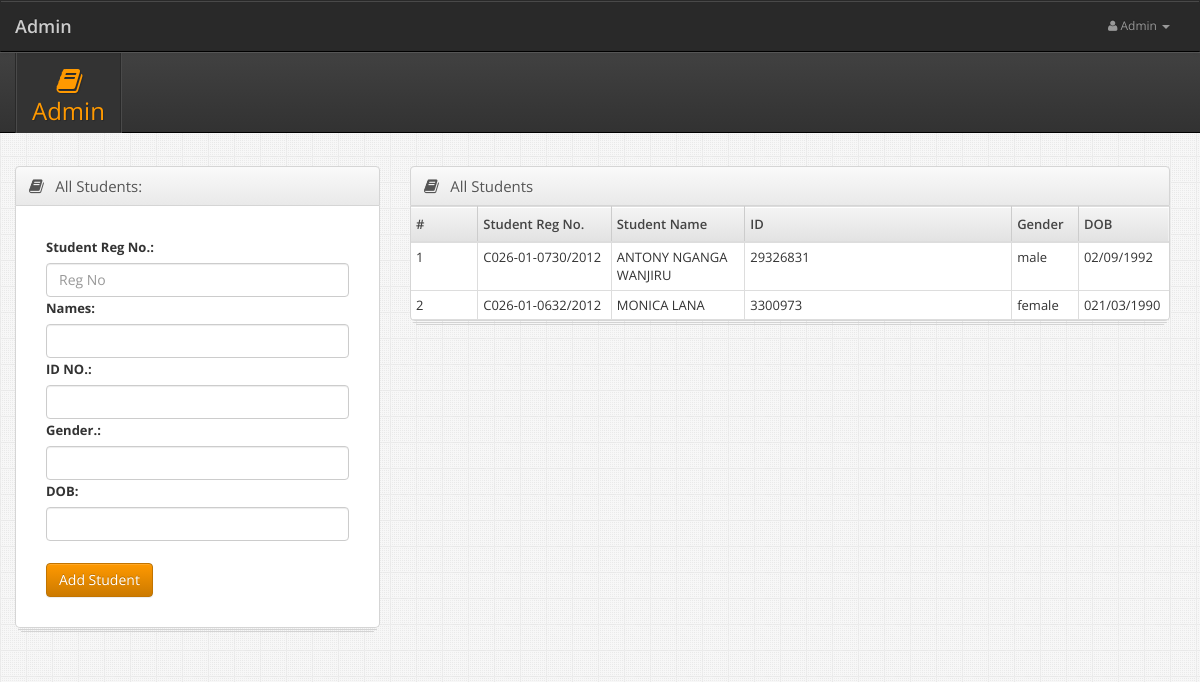
The app's page /admin.php with its own data.
### tables this page shows
CREATE TABLE IF NOT EXISTS `user_details` (
  `id` int(11) NOT NULL AUTO_INCREMENT,
  `user_id` int(11) NOT NULL DEFAULT '0',
  `names` varchar(100) NOT NULL DEFAULT '',
  `id_no` varchar(50) DEFAULT '',
  `gender` varchar(50) DEFAULT '',
  `dob` varchar(50) DEFAULT '',
  PRIMARY KEY (`id`)
);

CREATE TABLE IF NOT EXISTS `user` (
  `user_id` int(11) NOT NULL AUTO_INCREMENT,
  `reg_no` varchar(50) NOT NULL DEFAULT '',
  `password` varchar(50) NOT NULL DEFAULT '',
  `type` varchar(50) NOT NULL DEFAULT '',
  PRIMARY KEY (`user_id`)
);

### db/db_connect.php (called while the page is built, shortened)
<?php
class DB_CONNECT {
    function connect() {
        $con =  mysqli_connect(DB_SERVER, DB_USER, DB_PASSWORD,DB_DATABASE) or die(mysql_error());
        return $con;
    }
}
?>

### admin.php (the view, shortened to what this page needs)
<?php
  require_once __DIR__ . '/db/db_connect.php';
  $db = new DB_CONNECT();
  $finalArray = array();
   $query = mysqli_query($db->connect(), "Select * FROM user,user_details WHERE  user.`user_id` = user_details.`user_id`") or die(mysqli_error($db->connect()));
    if ($query) {
        $rows = mysqli_num_rows($query);
        $count = 0;
        if ($rows > 0) {
            while ($row = mysqli_fetch_array($query)) {
                $finalArray[$count] = $row;
                $count++;
            }
        }
    }
?>
<!DOCTYPE html>
<html lang="en">
    <head>
        <link href="./css/bootstrap.min.css" rel="stylesheet">
        <link href="./css/bootstrap-responsive.min.css" rel="stylesheet">
        <link href="./css/font-awesome.min.css" rel="stylesheet">
        <link href="./css/ui-lightness/jquery-ui-1.10.0.custom.min.css" rel="stylesheet">
        <link href="./css/base-admin-3.css" rel="stylesheet">
        <link href="./css/base-admin-3-responsive.css" rel="stylesheet">
        <link href="./css/pages/dashboard.css" rel="stylesheet">
        <link href="./css/custom.css" rel="stylesheet">
    </head>
    <body>
           <nav class="navbar navbar-inverse" role="navigation">
            <div class="container">
                <div class="navbar-header">
                    <a class="navbar-brand" href="./index.php">Admin</a>
                </div>
                <div class="collapse navbar-collapse navbar-ex1-collapse">
                    <ul class="nav navbar-nav navbar-right">
                        <li class="dropdown">
                            <a href="javscript:;" class="dropdown-toggle" data-toggle="dropdown">
                                <i class="icon-user"></i>
                                Admin
                                <b class="caret"></b>
                            </a>
                        </li>
                    </ul>
                </div>
            </div>
        </nav>
        <div class="subnavbar">
            <div class="subnavbar-inner">
                <div class="container">
                    <div class="collapse subnav-collapse">
                        <ul class="mainnav">
                            <li class="active">
                                <a href="#">
                                    <i class="icon-book"></i>
                                    <h3>Admin</h3>
                                </a>
                            </li>
                        </ul>
                    </div>
                </div>
            </div>
        </div>
        <div class="main">
            <div class="container">
                <div class="row">
                    <div class="col-md-4">
                        <div class="widget stacked widget-table action-table">
                             <div class="widget-header">
                                <i class="icon-book"></i>
                                <h3>All Students:</h3>
                            </div>
                            <div class="widget-content " style="padding: 30px;">
                                <form method="POST" action="admin.php">
				<div class="field">
					<label for="firstname">Student Reg No.:</label>
					<input type="text" name="reg_no"  value="" placeholder="Reg No" class="form-control" />
				</div>
				<div class="field">
					<label for="lastname">Names:</label>
					<input type="text" name="names"  value=""  class="form-control" />
				</div>
                                <div class="field">
					<label for="firstname">ID NO.:</label>
					<input type="text" name="id_no"  value="" class="form-control" />
				</div>
				<div class="field">
					<label for="firstname">Gender.:</label>
					<input type="text" name="gender"  value=""  class="form-control" />
				</div>
				<div class="field">
					<label for="lastname">DOB:</label>
					<input type="text" name="dob"  value=""  class="form-control" />
				</div>
                                <br>
                                <div>
                                    <input type="submit" class="login-action btn btn-primary" Value="Add Student"/>
                                </div>
                               </form>
                            </div>
                        </div>
                        </div>
                        <div class="col-md-8">
                             <div class="widget stacked widget-table  action-table">
                            <div class="widget-header">
                                <i class="icon-book"></i>
                                <h3>All Students</h3>
                            </div>
                            <div class="widget-content">
                                <table class="table table-bordered table-condensed">
                                    <thead>
                                       <thead>
                                        <tr>
                                        <th>#</th>
                                        <th>Student Reg No.</th>
                                         <th>Student Name</th>
                                        <th>ID</th>
                                        <th>Gender</th>
                                        <th>DOB</th>
                                        </tr>
                                    </thead>
                                    </thead>
                                    <tbody>
                                        <?php $count = 0;
                                    for ($j = 0; $j < sizeof($finalArray); $j++){
                                        $count++;
                                        ?>
                                        <tr class="">
                                           <td class="col col-lg-1 "> <?php echo $count; ?></td>
                                             <td class="col col-lg-2 "><?php echo $finalArray[$j]["reg_no"]?></td>
                                           <td class="col col-lg-2 "><?php echo $finalArray[$j]["names"]?></td>
                                            <td class="col col-lg-4 "><?php echo $finalArray[$j]["id_no"]?></td>
                                           <td class="col col-lg-1 "><?php echo $finalArray[$j]["gender"]?></td>
                                           <td class="col col-lg-1 "><?php echo $finalArray[$j]["dob"]?></td>
                                       </tr>
                                    <?php }?>
                                    </tbody>
                                </table>
                            </div>
                            </div>
                        </div>
                    </div>
                </div>
            </div>
    </body>
</html>

### css/base-admin-3-responsive.css (style rules this page uses)
@media (min-width: 768px) { .subnav-collapse.collapse { display: block!important; height: auto!important; padding-bottom: 0; overflow: visible!important; } }
@media (min-width: 1200px) { .navbar .container, .subnavbar .container { padding-right: 0; padding-left: 0; } }

### records on screen
user_details: user.reg_no "C026-01-0730/2012", names "ANTONY NGANGA WANJIRU", id_no "29326831", gender "male", dob "02/09/1992"
user_details: user.reg_no "C026-01-0632/2012", names "MONICA LANA", id_no "3300973", gender "female", dob "021/03/1990"
